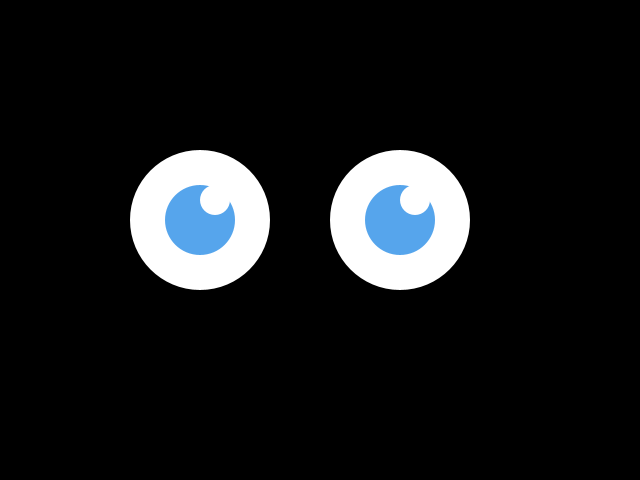
Frame 1 (no input)
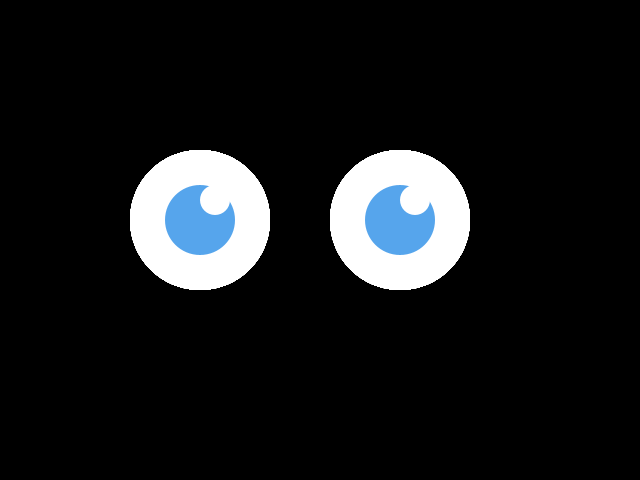
Frame 60 (the mouse pressed at the canvas centre just before this capture)
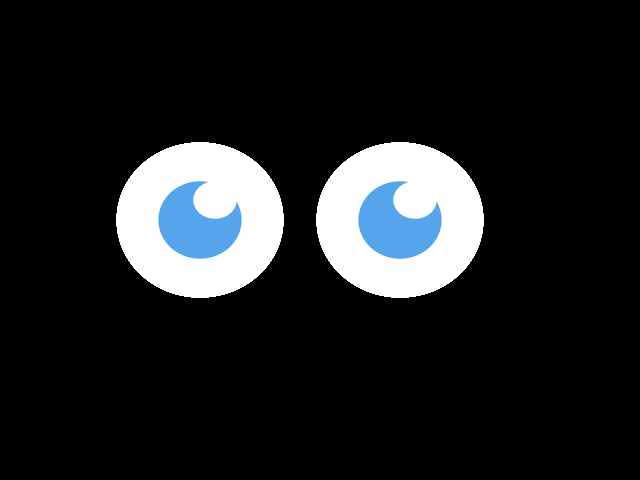
Frame 120 (the mouse held since frame 60 and released just before this capture)

The Processing sketch that drew these frames (run headless with seeded random() and noise(); from frame 60 on, the mouse is pressed at the canvas centre):

// Processing sketch: processing_88742
// ── processing_88742.pde

void setup() {
  size(640, 480);
  background(0);
  noStroke();
  smooth();
}

void draw() {
  float x1 = map(pmouseX, 0, height, 20, 40);
  float y1 = map(pmouseY, 0, width, 20, 40);
  fill(255);
  ellipse(200,220,100+(x1*2),100+(y1*2));
  ellipse(400,220,100+(x1*2),100+(y1*2));
  fill(#56A5EC);
  ellipse(200,220,50+x1,50+y1);
  ellipse(400,220,50+x1,50+y1);
  fill(255);
  //stroke(1);
  ellipse(215,200,10+x1,10+y1);
  ellipse(415,200,10+x1,10+y1);
  
}
